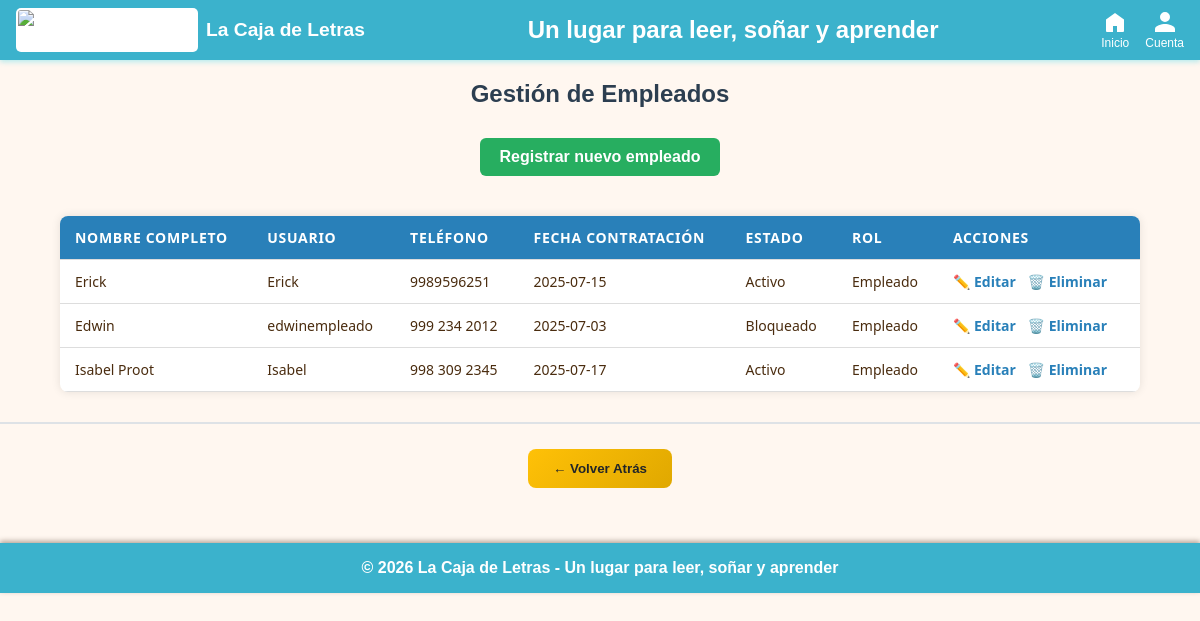
Screenshot of /gestion_empleados.php (signed in) with the database file from the repository.
### tables this page shows
CREATE TABLE `empleados` (
  `id` int(11) NOT NULL,
  `nombre_completo` varchar(100) NOT NULL,
  `usuario` varchar(50) NOT NULL,
  `contraseña` varchar(200) DEFAULT NULL,
  `telefono` varchar(20) DEFAULT NULL,
  `fecha_contratacion` date DEFAULT NULL,
  `estado` varchar(20) DEFAULT NULL,
  `rol` enum('Administrador','Empleado','Gerente') NOT NULL DEFAULT 'Empleado'
);

### gestion_empleados.php (the view, shortened to what this page needs)
<?php
include 'conexion.php';
include 'encabezado_admin.php';
$query = "SELECT id, nombre_completo, usuario, telefono, fecha_contratacion, estado, rol FROM Empleados WHERE rol = 'Empleado'";
$result = $enlace->query($query);
?>
<h2>Gestión de Empleados</h2>
<div style="text-align: center; margin-bottom: 20px;">
    <a href="registrar_empleado.php" class="registrar-btn">Registrar nuevo empleado</a>
</div>
<table>
    <thead>
        <tr>
            <th>Nombre Completo</th>
            <th>Usuario</th>
            <th>Teléfono</th>
            <th>Fecha Contratación</th>
            <th>Estado</th>
            <th>Rol</th>
            <th>Acciones</th>
        </tr>
    </thead>
    <tbody>
    <?php if ($result && $result->num_rows > 0): ?>
        <?php while ($empleado = $result->fetch_assoc()): ?>
        <tr>
            <td><?= htmlspecialchars($empleado['nombre_completo']) ?></td>
            <td><?= htmlspecialchars($empleado['usuario']) ?></td>
            <td><?= htmlspecialchars($empleado['telefono']) ?></td>
            <td><?= htmlspecialchars($empleado['fecha_contratacion']) ?></td>
            <td><?= htmlspecialchars($empleado['estado']) ?></td>
            <td><?= htmlspecialchars($empleado['rol']) ?></td>
            <td>
                <a href="editar_empleado.php?id=<?= $empleado['id'] ?>">✏️ Editar</a>
                <a href="eliminar_empleado.php?id=<?= $empleado['id'] ?>" onclick="return confirm('¿Seguro que deseas eliminar este empleado?');">🗑️ Eliminar</a>
            </td>
        </tr>
        <?php endwhile; ?>
    <?php else: ?>
        <tr>
            <td colspan="7" style="text-align:center; padding: 20px; color:#555;">No hay empleados registrados.</td>
        </tr>
    <?php endif; ?>
    </tbody>
</table>
<div style="text-align: center; margin: 30px 0; padding: 20px; border-top: 2px solid #dee2e6;">
    <button onclick="history.back()" style="background: linear-gradient(135deg, #ffc107, #e0a800); color: #212529; border: none; padding: 12px 25px; border-radius: 8px; margin: 5px; font-weight: bold; cursor: pointer;" title="Volver a la página anterior">
        ← Volver Atrás
    </button>
</div>
<?php include 'pie.php'; ?>

### encabezado_admin.php (style rules this page uses)
body { font-family: Arial, sans-serif; background-color: #fff7f0; color: #4a2c0f; margin: 0; padding: 0; }

### gestion_empleados.php (style rules this page uses)
h2 { text-align: center; color: #2c3e50; margin: 20px 0; }
a.registrar-btn { display: inline-block; margin: 10px auto 20px auto; padding: 10px 20px; background-color: #27ae60; color: white; border-radius: 6px; text-decoration: none; font-weight: 600; font-size: 16px; transition: background-color 0.3s ease; }
table { width: 90%; margin: 0 auto 30px auto; border-collapse: collapse; background-color: white; box-shadow: 0 0 10px rgba(0,0,0,0.1); border-radius: 8px; overflow: hidden; font-family: 'Segoe UI', Tahoma, Geneva, Verdana, sans-serif; }
th, td { padding: 12px 15px; text-align: left; border-bottom: 1px solid #ddd; font-size: 14px; }
th { background-color: #2980b9; color: white; font-weight: 600; text-transform: uppercase; letter-spacing: 0.05em; }
td a { color: #2980b9; text-decoration: none; font-weight: 600; margin-right: 8px; transition: color 0.3s ease; }

### rows the page displays
empleados: nombre_completo "Erick", usuario "Erick", telefono "9989596251", fecha_contratacion "2025-07-15", estado "Activo", rol "Empleado"
empleados: nombre_completo "Edwin", usuario "edwinempleado", telefono "999 234 2012", fecha_contratacion "2025-07-03", estado "Bloqueado", rol "Empleado"
empleados: nombre_completo "Isabel Proot", usuario "Isabel", telefono "998 309 2345", fecha_contratacion "2025-07-17", estado "Activo", rol "Empleado"
